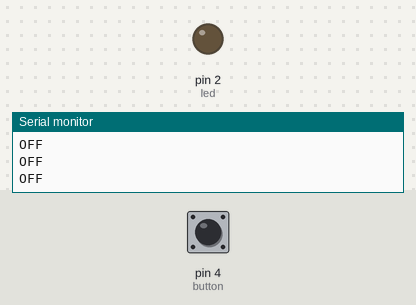
Simulated run of this sketch. Board: Arduino Uno, built with avr-gcc and run on an emulated ATmega328P. Parts: output pins drawn as LEDs (lit = HIGH), the last lines printed to the serial monitor. Dashed ring = blinking. Inputs (shaded band) come from the test bench; at power-on: pin 4 (button) HIGH.

Above: at 3.2 s.
3.3 s: pin 4 (button) pulled LOW for 1 s
At 4.7 s:
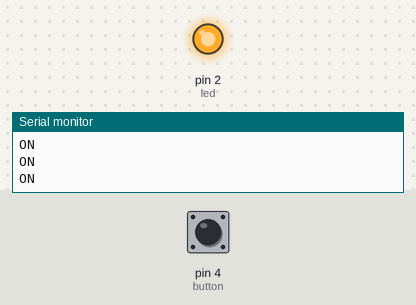
5.8 s: pin 4 (button) pulled LOW for 0.15 s
At 7.2 s:
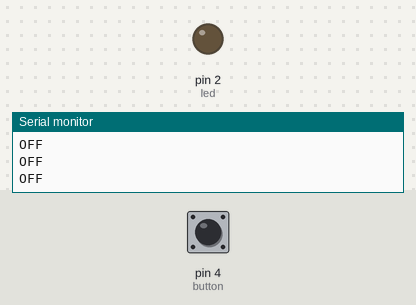
7.5 s: pin 4 (button) pulled LOW for 3.2 s
At 7.8 s:
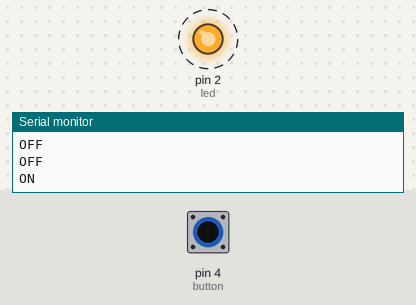
Timing chart, 0 to 12.2 s (numbered marks = the images above; inputs shaded):
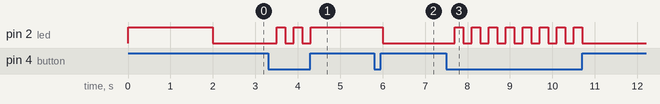

The sketch:

boutton_poussoir_exo2.ino
```cpp
const int led=2;
const int button=4;
int val=1;
int ancien_val=1;
int etat=1;

void setup() {
  // put your setup code here, to run once:
  pinMode(led, OUTPUT);
  pinMode(button, INPUT);

  Serial.begin(9600);

  Serial.println("--- Program Started ---");
  digitalWrite(led, HIGH);
  delay(2000);
  digitalWrite(led, LOW);

}

void loop() {
  // put your main code here, to run repeatedly:
  val = digitalRead(button);

  if ((val==LOW) && (ancien_val==HIGH)) {
    etat=1-etat;
    delay(200);
    }

  if (etat==0) {
    digitalWrite(led, HIGH);
    Serial.println("ON");
    }
  else {
    digitalWrite(led, LOW);
    Serial.println("OFF");
    }


}
```

Measured:
- after the input at 3.3 s, pin 2 (led): alternates HIGH for 0.20 s and LOW for 0.20 s, 5 changes in all, then stays HIGH, starting after 0.20 s
- after the input at 5.8 s, pin 2 (led): HIGH → LOW after 0.20 s
- after the input at 7.5 s, pin 2 (led): alternates HIGH for 0.20 s and LOW for 0.20 s, 16 changes in all, then stays LOW, starting after 0.20 s
